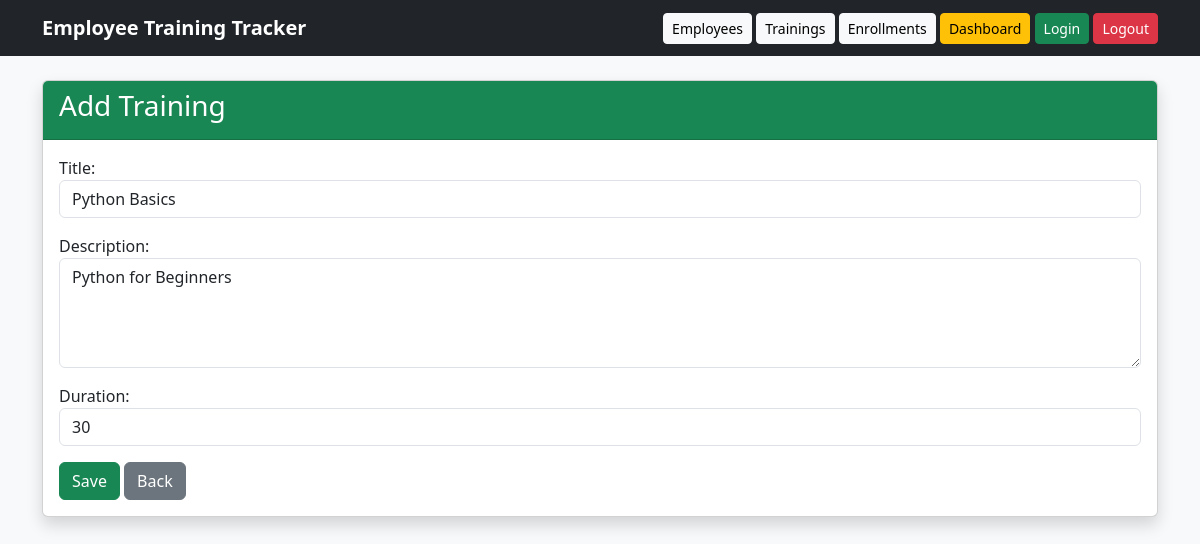
The app's page /training/edit/1/ with its own data.
### training/models.py (models this page shows, shortened)
class Training(models.Model):
    title = models.CharField(max_length=100)
    description = models.TextField()
    duration = models.IntegerField()

### training/views.py (the view)
# urls.py: path('training/edit/<int:id>/', views.edit_training, name='edit_training'),
def edit_training(request, id):
    training = get_object_or_404(Training, id=id)
    if request.method == 'POST':
        form = TrainingForm(request.POST, instance=training)
        if form.is_valid():
            form.save()
            return redirect('training_list')
    else:
        form = TrainingForm(instance=training)
    return render(request, 'add_training.html', {'form': form})

### training/forms.py
class TrainingForm(forms.ModelForm):
    class Meta:
        model = Training
        fields = ['title', 'description', 'duration']
        widgets = {
            'title': forms.TextInput(attrs={
                'class': 'form-control',
                'placeholder': 'Training Title'
            }),
            'description': forms.Textarea(attrs={
                'class': 'form-control',
                'rows': 4
            }),
            'duration': forms.NumberInput(attrs={
                'class': 'form-control',
                'placeholder': 'Duration in Hours'
            }),
        }

### training/templates/add_training.html (shortened to what this page needs)
{% extends 'base.html' %}
{% block content %}
<div class="card shadow">
    <div class="card-header bg-success text-white">
        <h3>Add Training</h3>
    </div>
    <div class="card-body">
        <form method="POST">
            {{ form.as_p }}
            <button type="submit" class="btn btn-success">
                Save
            </button>
            <a href="{% url 'training_list' %}" class="btn btn-secondary">
                Back
            </a>
        </form>
    </div>
</div>
{% endblock %}

### records on screen
Training: title "Python Basics", description "Python for Beginners", duration "30"
